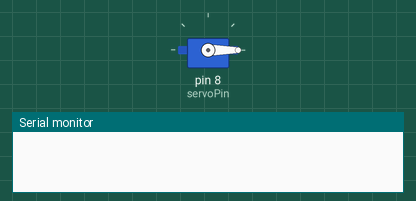
Simulated run of this sketch. Board: Arduino Uno, built with avr-gcc and run on an emulated ATmega328P. Shown: servo, the last lines printed to the serial monitor.

Above: at 0.05 s.
At 3.6 s:
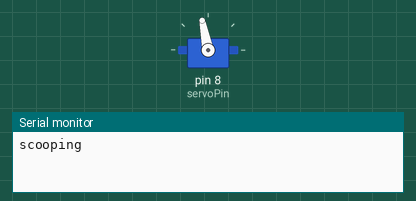
At 5.4 s:
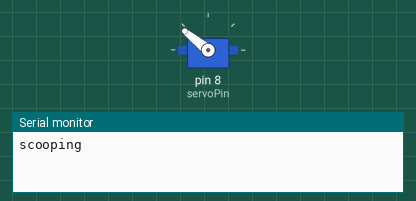
At 7.2 s:
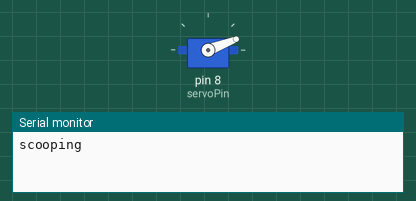
Timing chart, 0 to 9.7 s (numbered marks = the images above):
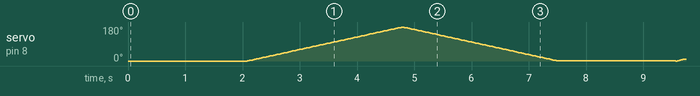

The sketch:

IrTest.ino
```cpp
#include <IRremote.h>
#include <Servo.h>
//#define SW 8
#define IR_RECEIVE_PIN 2
#define IR_EMISOR_PIN 3

#define servoPin 8

Servo servo; //Defines the object Servo of type(class) Servo
int angle = 0; // Defines an integer
int SCOOPDELAY = 15;
int MAXANG = 180;
int MINANG = 0;
int pickup = 0;

IRsend irsend(IR_EMISOR_PIN);
IRrecv irrecv(IR_RECEIVE_PIN);
unsigned long previousMillis = 0;
unsigned long lastSensorDetection = 0;
const long interval = 500;
void setup() {
  // put your setup code here, to run once:
  Serial.begin(115200);
  irrecv.enableIRIn();
  servo.attach(servoPin);
  servo.write(angle);
}

void scoop()
{
    Serial.println("scooping");
    for (angle = MINANG; angle < MAXANG; angle++)
    {
        servo.write(angle);
        delay(SCOOPDELAY);
    }

    // The following for loop goes back till servo is turned till 10degrees
    for (angle = MAXANG; angle > MINANG; angle--)
    {
        servo.write(angle);
        delay(SCOOPDELAY);
    }
}
void loop() {
  // put your main code here, to run repeatedly:
  // analogWrite(LED, 125);
  unsigned long currentMillis = millis();

  if (IrReceiver.decode()) {
    IrReceiver.printIRResultShort(&Serial);
    IrReceiver.resume();
    lastSensorDetection = currentMillis;
  }
  if(pickup == 0 && currentMillis - lastSensorDetection > 2000){
    pickup = 1;
  }
  if(pickup == 1){
    scoop();
    pickup = 0;
    currentMillis =  millis();
    lastSensorDetection = currentMillis;
  }
  // Your code to send IR signals at a regular interval
  if (currentMillis - previousMillis >= interval) {
    irsend.sendNEC(0xF, 1); // Example NEC infrared code
    previousMillis = currentMillis;  // Save the last time the signal was sent
  }

}
```
